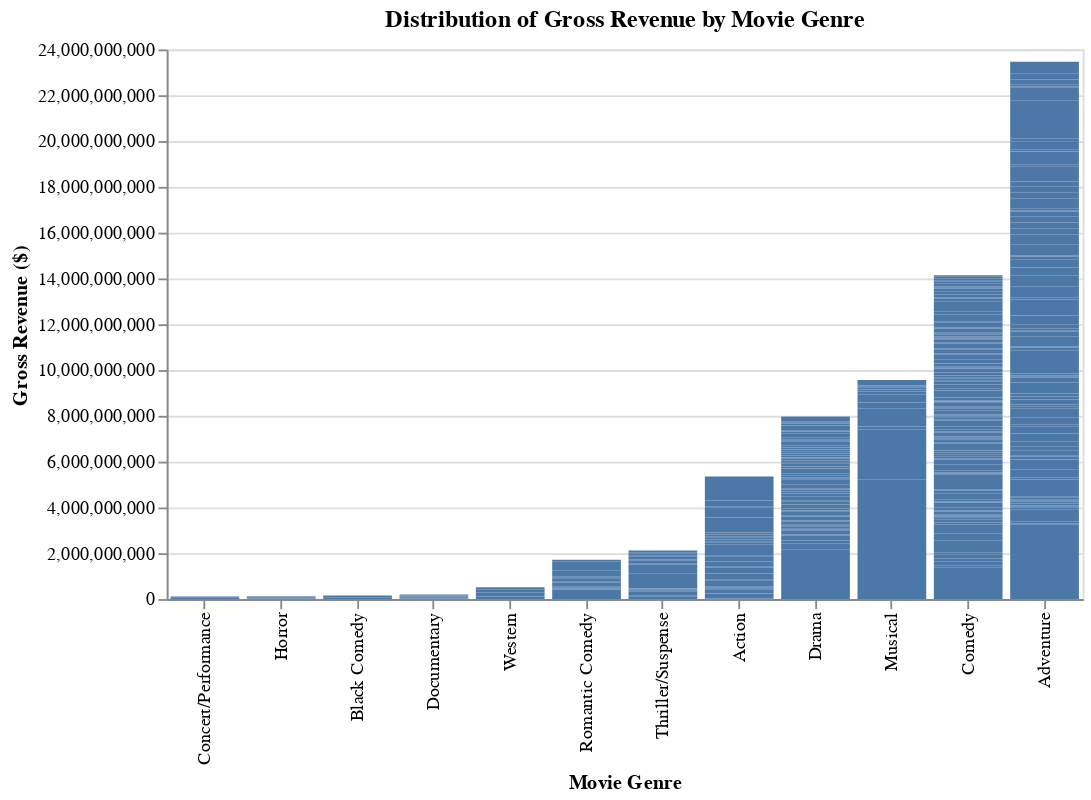

Write notebook code for a chart like this one.
### Markdown cell above
Lets graph the data to see this relationship using altair.

### Code cell
# Altair chart with genre_grouped data
genre_grouped_chart = alt.Chart(movies_cleaned, width=500, height=300).mark_bar().encode(
                    x=alt.X('genre', sort = 'y', title='Movie Genre'),
                    y=alt.Y('gross_revenue', title='Gross Revenue ($)'),
).properties(title='Distribution of Gross Revenue by Movie Genre')

# Show the chart
genre_grouped_chart

### Figure 1 — Vega-Lite specification as saved in the notebook (floating-point values rounded to 4 significant figures; data arrays with more than 128 entries replaced by an {"elided": "..."} marker saying what was removed)
{"config": {"view": {"continuousWidth": 400, "continuousHeight": 300}}, "data": {"name": "data-bfe4c70c1eaa028bbb17034e07b4de79"}, "mark": "bar", "encoding": {"x": {"type": "nominal", "field": "genre", "sort": "y", "title": "Movie Genre"}, "y": {"type": "quantitative", "field": "gross_revenue", "title": "Gross Revenue ($)"}}, "height": 300, "title": "Distribution of Gross Revenue by Movie Genre", "width": 500, "$schema": "https://vega.github.io/schema/vega-lite/v4.8.1.json", "datasets": {"data-bfe4c70c1eaa028bbb17034e07b4de79": {"elided": "513 records"}}}
